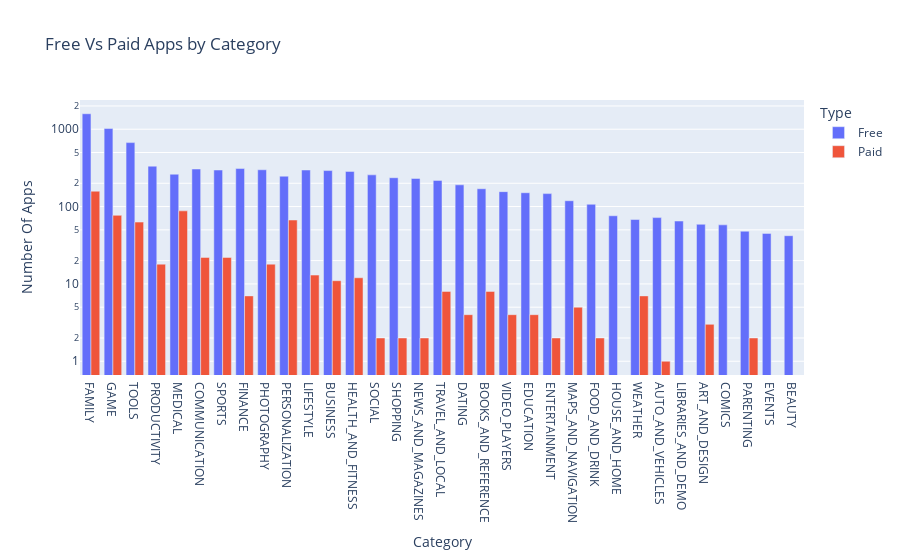

Notebook code cell kept with this figure:
### Code cell
app_type_bar = px.bar(df_free_vs_paid, x="Category", y="App", title="Free Vs Paid Apps by Category", color="Type", barmode="group")
app_type_bar.update_layout(xaxis_title="Category", yaxis_title="Number Of Apps", xaxis={'categoryorder':'total descending'}, yaxis=dict(type='log'))

### Figure 1 — Plotly figure (JSON) as saved in the notebook; plotly's stock layout.template omitted (floating-point values rounded to 4 significant figures)
{"data": [{"alignmentgroup": "True", "hovertemplate": "Type=Free<br>Category=%{x}<br>App=%{y}<extra></extra>", "legendgroup": "Free", "marker": {"color": "#636efa", "pattern": {"shape": ""}}, "name": "Free", "offsetgroup": "Free", "orientation": "v", "showlegend": true, "textposition": "auto", "type": "bar", "x": ["ART_AND_DESIGN", "AUTO_AND_VEHICLES", "BEAUTY", "BOOKS_AND_REFERENCE", "BUSINESS", "COMICS", "COMMUNICATION", "DATING", "EDUCATION", "ENTERTAINMENT", "EVENTS", "FAMILY", "FINANCE", "FOOD_AND_DRINK", "GAME", "HEALTH_AND_FITNESS", "HOUSE_AND_HOME", "LIBRARIES_AND_DEMO", "LIFESTYLE", "MAPS_AND_NAVIGATION", "MEDICAL", "NEWS_AND_MAGAZINES", "PARENTING", "PERSONALIZATION", "PHOTOGRAPHY", "PRODUCTIVITY", "SHOPPING", "SOCIAL", "SPORTS", "TOOLS", "TRAVEL_AND_LOCAL", "VIDEO_PLAYERS", "WEATHER"], "xaxis": "x", "y": [59, 72, 42, 170, 292, 58, 306, 191, 151, 147, 45, 1585, 310, 107, 1020, 285, 76, 65, 297, 119, 262, 231, 48, 247, 299, 333, 236, 257, 297, 671, 218, 156, 68], "yaxis": "y"}, {"alignmentgroup": "True", "hovertemplate": "Type=Paid<br>Category=%{x}<br>App=%{y}<extra></extra>", "legendgroup": "Paid", "marker": {"color": "#EF553B", "pattern": {"shape": ""}}, "name": "Paid", "offsetgroup": "Paid", "orientation": "v", "showlegend": true, "textposition": "auto", "type": "bar", "x": ["ART_AND_DESIGN", "AUTO_AND_VEHICLES", "BOOKS_AND_REFERENCE", "BUSINESS", "COMMUNICATION", "DATING", "EDUCATION", "ENTERTAINMENT", "FAMILY", "FINANCE", "FOOD_AND_DRINK", "GAME", "HEALTH_AND_FITNESS", "LIFESTYLE", "MAPS_AND_NAVIGATION", "MEDICAL", "NEWS_AND_MAGAZINES", "PARENTING", "PERSONALIZATION", "PHOTOGRAPHY", "PRODUCTIVITY", "SHOPPING", "SOCIAL", "SPORTS", "TOOLS", "TRAVEL_AND_LOCAL", "VIDEO_PLAYERS", "WEATHER"], "xaxis": "x", "y": [3, 1, 8, 11, 22, 4, 4, 2, 158, 7, 2, 77, 12, 13, 5, 88, 2, 2, 67, 18, 18, 2, 2, 22, 63, 8, 4, 7], "yaxis": "y"}], "layout": {"barmode": "group", "legend": {"title": {"text": "Type"}, "tracegroupgap": 0}, "title": {"text": "Free Vs Paid Apps by Category"}, "xaxis": {"anchor": "y", "categoryorder": "total descending", "domain": [0, 1], "title": {"text": "Category"}}, "yaxis": {"anchor": "x", "domain": [0, 1], "title": {"text": "Number Of Apps"}, "type": "log"}}}
